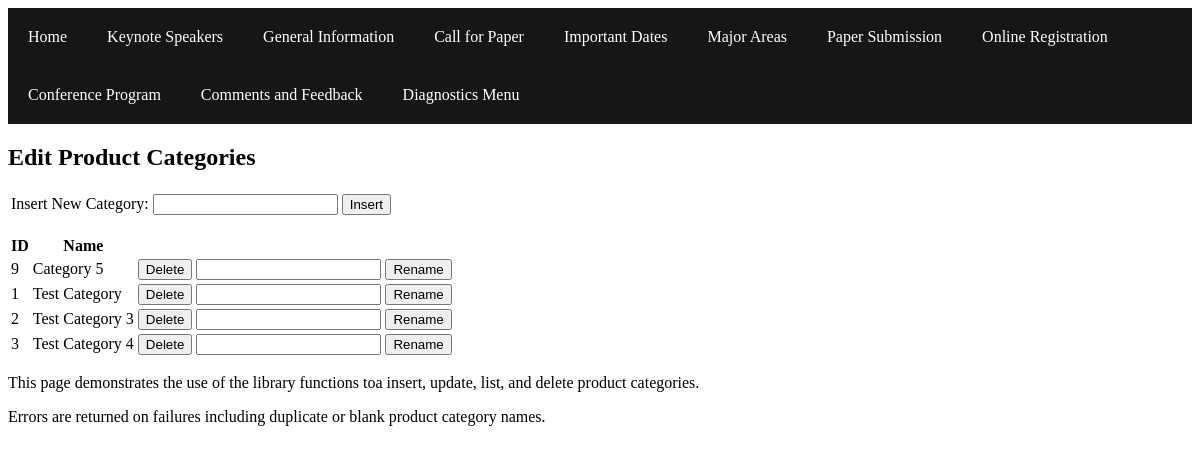
Page /testCategories.php on the earlier database version.
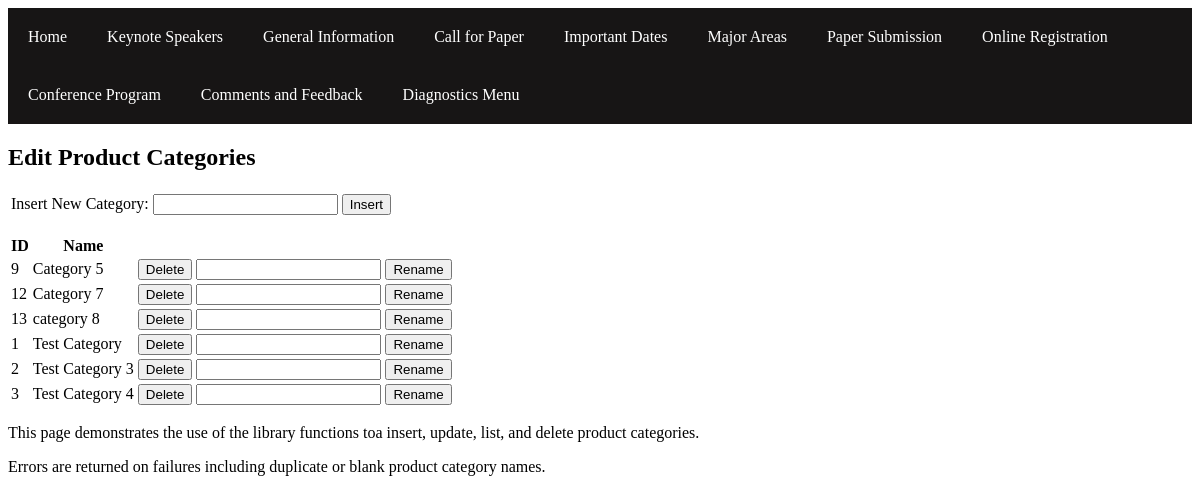
Same page on the later database version.
### tables this page shows
CREATE TABLE IF NOT EXISTS `wa_product_categories` (
  `ID` int(11) NOT NULL AUTO_INCREMENT,
  `CATEGORY_NAME` varchar(20) NOT NULL,
  PRIMARY KEY (`ID`),
  UNIQUE KEY `CATEGORY_NAME` (`CATEGORY_NAME`)
);

### public_html/PHP_helper/ProdCatModel.php (called while the page is built, shortened)
<?php
class ProdCatModel {
    private $pdo;
    private $table = 'wa_product_categories';
    public function __construct($inPdo) {
        if($inPdo instanceof PDO){
            $this->pdo = $inPdo;
        }else{
            die("Object Type Error");
        }
    }
    public function getProdCatList() {
        $stmt = $this->pdo->prepare("SELECT * FROM $this->table");
        $stmt->execute();
        $cats = $stmt->fetchAll();
        return $cats;
    }
}
?>

### public_html/testCategories.php (the view, shortened to what this page needs)
<!DOCTYPE html>
<?php
require './PHP_helper/connectDb.php';
require './PHP_helper/ProdCatModel.php';
$PCM = new ProdCatModel($pdo);
$cat_ra = $PCM->getProdCatList();
?>
<html>
    <head>
            <link rel="stylesheet" type="text/css" href="./styles.css">
    </head>
    <body>
        <?php echo(file_get_contents('.\menu.html')) ?>
        <div><h2>Edit Product Categories</h2></div>
        <div>
            <table>
                <tr>
                    <td>Insert New Category:</td>
                    <td>
                        <form action = "<?php filter_input(INPUT_SERVER, 'REQUEST_URI') ?>" method='post'>
                            <input type="text" name="catName">
                            <input type="submit" name="btnInsert" value ="Insert">
                        </form>
                    </td>
                </tr>
            </table>
        </div>
        <p>
        <div>
            <table>
                <tr>
                    <th>ID</th>
                    <th>Name</th>
                </tr>
                <?php
                foreach ($cat_ra as $row) {
                    echo('<tr>');
                    echo('<td>' . $row['ID'] . '</td><td>' . $row['CATEGORY_NAME'] . '</td>');
                    echo('<td>' . "\n" .
                    "<form action = " . $_SERVER['REQUEST_URI'] . " method='post'>" . "\n" .
                    "<input type='hidden' name='catID' value=" . $row['ID'] . ">" . "\n" .
                    "<input type='submit' name='btnDelete' value='Delete'>" . "\n" .
                    "</form>" . "\n" .
                    '</td>' . "\n");
                    echo('<td>' . "\n" .
                    "<form action = " . $_SERVER['REQUEST_URI'] . " method='post'>" . "\n" .
                    "<input type='hidden' name='catID' value=" . $row['ID'] . ">" . "\n" .
                    "<input type='text' name= 'renameValue' value=''>" . "\n" .
                    "<input type='submit' name='btnRename' value='Rename'>" . "\n" .
                    "</form>" . "\n" .
                    '</td>' . "\n");
                    echo('</tr>');
                }
                ?>
            </table>
        </div>
        <div>
            <p>This page demonstrates the use of the library functions toa
                insert, update, list, and delete product categories.</p>
            <p>Errors are returned on failures including duplicate or blank product category names.</p>
        </div>
    </body>
</html>

### public_html/styles.css (style rules this page uses)
ul { list-style-type: none; margin: 0; padding: 0; overflow: hidden; background-color: #171515; }
li { float: left; }
li a, .dropbtn { display: inline-block; color: white; text-align: center; padding: 20px; text-decoration: none; }
li.dropdown { display: inline-block; }

Differences in the rows shown:
added wa_product_categories: ID "12", CATEGORY_NAME "Category 7"
added wa_product_categories: ID "13", CATEGORY_NAME "category 8"
